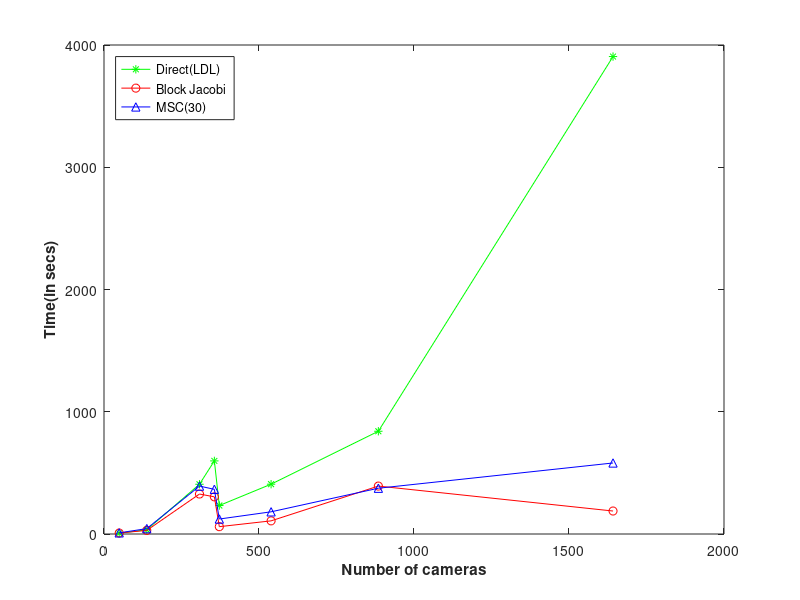

The MATLAB script that drew this image:
% To plot the memory requirements

%for 30 MSC blocks
% b_jacobi_mem = [19217160,49199616,117670344,141427968,162024696,242722080,381057120,442847160,605884608,1030508640];
% 
% msc_mem=[19255424,49375312,118528576,141719208,163715552,248045072,381651232,443591544,606821072,1033169544];

% 
% b_jacobi_mem = [7641360,19579680,213299152,241762456,80121048,217654944,938095616,489255232];
% 
% msc_mem=[7686136,19845992,189434216,220246056,48475048,67909064,109743320,168179272];
% 
% 
% direct_mem = [7763760,23448024,253902216,308714520,72165216,106024536,182655504,418954992];
% 
% num_cam = [49,138,308,356,372,539,885,1642];
% %num_col = [23769,60876,145617,200511,300384,476238,588039,688394];
% 
% %semilogy(b_jacobi_mem,num_col);
% plot(num_cam,b_jacobi_mem,'r-o',num_cam,msc_mem,'b-^',num_cam,direct_mem,'g-*');
% %hold on;
% %title('Memory requirement for direct solve, and block jacobi and MSC preconditioned GMRES');
% xlabel('Number of cameras','fontweight','bold');
% ylabel('Size(in bytes)','fontweight','bold');
% legend('Block Jacobi','MSC(30)','Direct');
% saveas(gcf,'~/mem_compare_all.eps','epsc')


% G_mem = [35280,99360,25126672,23076376,33523608,153491424,841972736,336859072];
% MSC_30_mem = [80056,365672,1261736,1559976,1877608,3745544,13620440,15783112];
% %num_col = [23769,60876,145617,175020,200511,300384,588039,688394,934995,1590279];
% num_cam = [49,138,308,356,372,539,885,1642];
% 
%  plot(num_cam,G_mem,'r-^',num_cam,MSC_30_mem,'b-^');
% % %hold on;
% % title('Memory requirement for G block and 30 MSC blocks');
%  xlabel('Number of cameras','fontweight','bold');
%  ylabel('Size(in bytes)','fontweight','bold');
%  legend('Block G','MSC(30)');
% saveas(gcf,'~/mem_compare_G_MSC.eps','epsc')

%for factor time
% G_mem = [35280,99360,25126672,23076376,33523608,153491424,841972736,336859072];
% MSC_30_mem = [80056,365672,1261736,1559976,1877608,3745544,13620440,15783112];
% %num_col = [23769,60876,145617,175020,200511,300384,588039,688394,934995,1590279];
% num_cam = [49,138,308,356,372,539,885,1642];
% 
%  plot(num_cam,G_mem,'r-^',num_cam,MSC_30_mem,'b-^');
% % %hold on;
% % title('Memory requirement for G block and 30 MSC blocks');
%  xlabel('Number of cameras','fontweight','bold');
%  ylabel('Size(in bytes)','fontweight','bold');
%  legend('Block G','MSC(30)');
% saveas(gcf,'~/mem_compare_G_MSC.eps','epsc')


% G_time = [0.018,0.048,1.59,1.98,0.134,0.403,2.848,1.114];
% MSC_30_lower_time = [0.016,0.044,1.553,1.736,0.136,0.204,0.401,1.039];
% %MSC_30_full_iters = [55,56,88,86,49,94,68,77,80,93];
% %num_col = [23769,60876,145617,175020,200511,300384,588039,688394,934995,1590279];
% num_cam = [49,138,308,356,372,539,885,1642];
% 
% 
%  plot(num_cam,G_time,'r-o',num_cam,MSC_30_lower_time,'b-^');
% % %hold on;
% % title('#GMRES iters per LM iteration');
%  xlabel('Number of cameras','fontweight','bold');
%  ylabel('Time(in secs)','fontweight','bold');
%  legend('Block G','MSC(30)');
%  saveas(gcf,'~/time_compare_factor.eps','epsc')

direct_time = [6.5,34.5,407,598,233,407.5,840.5,3905.5];
G_time = [8,29.5,327,304,60,107.5,392,188];
MSC_30_lower_time = [9.5,44,392,365.5,122.5,181.5,374.5,581];
% MSC_30_full_time = [1.18,3.29,13.07,15.46,13.12,34.61,53.52,69.41,106,250.52];
% num_col = [23769,60876,145617,175020,200511,300384,588039,688394,934995,1590279];
num_cam = [49,138,308,356,372,539,885,1642];

 plot(num_cam,direct_time,'g-*',num_cam,G_time,'r-o',num_cam,MSC_30_lower_time,'b-^');
% %hold on;
% title('Time(in secs) per LM iteration');
 xlabel('Number of cameras','fontweight','bold');
 ylabel('Time(in secs)','fontweight','bold');
 legend('Direct(LDL)','Block Jacobi','MSC(30)','location','NorthWest');
 saveas(gcf,'~/time_compare_all.eps','epsc')


% direct_error = [0.7337,0.8938,0.7043,0.8754,0.7444,0.693,0.7132,0.8028,0.7523,0.9951];
% G_error = [0.9661,0.8289,0.7311,0.7963,0,0.6932,0.7113,0.7706,0.7699,0];
% MSC_30_lower_error = [0,0.885,0.7421,0.6773,0.7676,0.7118,0.7202,0.798,1.12,0.8527];
% MSC_30_full_error = [0.8462,0.8938,0.7057,0.6788,0.73,0.7143,0.7178,0.7893,0.755,0.9566];
% num_col = [23769,60876,145617,175020,200511,300384,588039,688394,934995,1590279];
% 
% 
%  plot(num_col,direct_error,'m-^',num_col,G_error,'r-^',num_col,MSC_30_lower_error,'b-^',num_col,MSC_30_full_error,'g-^');
% % %hold on;
% title('Mean Reprojection Error for Lifted Schur Cost Function(Zero errors are erroneous)');
%  xlabel('No. of columns');
%  ylabel('Error');
%  legend('Direct(LDL)','Block Jacobi','MSC\_half(30)','MSC\_full(30)');
